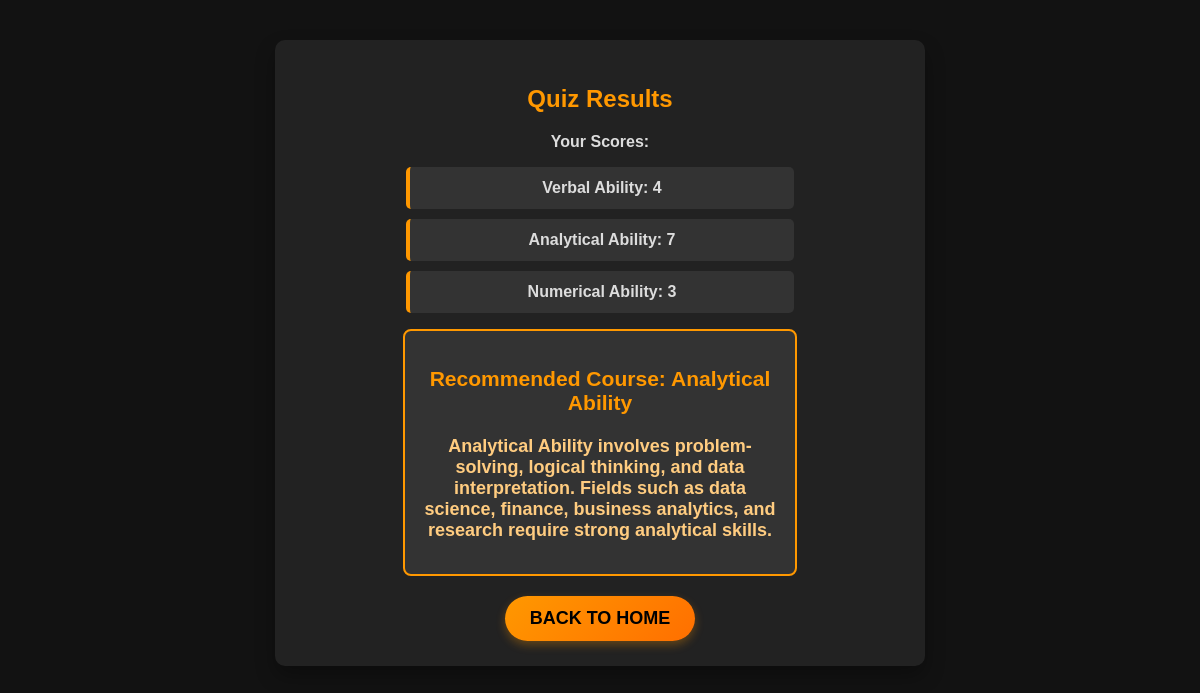
The page /quiz_result/ (signed in) on the database its author committed.
### campapp/models.py (models this page shows, shortened)
class QuizResult(models.Model):
    user = models.OneToOneField(User, on_delete=models.CASCADE)
    Verbal_score = models.IntegerField(default=0)
    Analytical_score = models.IntegerField(default=0)
    Numerical_score = models.IntegerField(default=0)
    recommended_course = models.CharField(max_length=50, blank=True, null=True)
    course_description = models.TextField(blank=True, null=True)  # New field

### campapp/views.py (the view)
# urls.py: path('quiz_result/', views.quiz_result, name='quiz_result'),
def quiz_result(request):
    result = QuizResult.objects.get(user=request.user)  # Fetch user's quiz result
    return render(request, 'quiz_result.html', {'result': result})

### campapp/Templates/quiz_result.html (shortened to what this page needs)
<!DOCTYPE html>
<html lang="en">
<head>
</head>
<body>
    <div class="results-container">
        <h2>Quiz Results</h2>
        <p><strong>Your Scores:</strong></p>
        <ul>
            <li>Verbal Ability: {{ result.Verbal_score }}</li>
            <li>Analytical Ability: {{ result.Analytical_score }}</li>
            <li>Numerical Ability: {{ result.Numerical_score }}</li>
        </ul>
        <div class="recommended-course">
            <h3>Recommended Course: {{ result.recommended_course }}</h3>
            <p>{{ result.course_description }}</p>
        </div>
        <a href="{% url 'home' %}" class="back-home">Back to Home</a>
    </div>
</body>
</html>

### campapp/Templates/quiz_result.html (style rules this page uses)
body { font-family: 'Poppins', sans-serif; background: #121212; color: #ddd; text-align: center; margin: 0; padding: 0; }
.results-container { background: #222; max-width: 600px; margin: 40px auto; padding: 25px; border-radius: 10px; box-shadow: 0 10px 20px rgba(0, 0, 0, 0.3); animation: fadeIn 0.5s ease-in-out; }
h2, h3 { color: #ff9800; font-weight: bold; }
ul { list-style: none; padding: 0; }
ul li { background: #333; padding: 12px; border-radius: 5px; margin: 10px auto; font-size: 16px; font-weight: bold; border-left: 4px solid #ff9800; transition: transform 0.3s ease; width: 60%; }
.recommended-course { background: #333; padding: 15px; border-radius: 8px; font-size: 18px; font-weight: bold; border: 2px solid #ff9800; color: #ffcc80; margin-top: 15px; width: 60%; margin-left: auto; margin-right: auto; }
.back-home { display: inline-block; background: linear-gradient(135deg, #ff9800, #ff6f00); color: black; font-size: 18px; padding: 12px 25px; border: none; cursor: pointer; border-radius: 30px; font-weight: bold; text-transform: uppercase; text-decoration: none; transition: all 0.4s ease-in-out; box-shadow: 0px 4px 10px rgba(255, 152, 0, 0.3); margin-top: 20px; }

### rows shown on the page
QuizResult: Verbal_score "4", Analytical_score "7", Numerical_score "3", recommended_course "Analytical Ability", course_description "Analytical Ability involves problem-solving, logical thinking, and data interpretation. Fields such as data science, finance, business analytics, and research require strong analytical skills."
